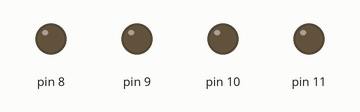
Recording of a sketch running on a simulated Arduino Uno, built with avr-gcc and run on an emulated ATmega328P. Shown: output pins drawn as LEDs (lit = HIGH).

Above: at 0.5 s.
At 2.5 s:
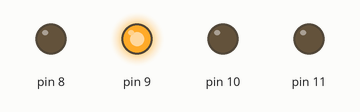
At 4.5 s:
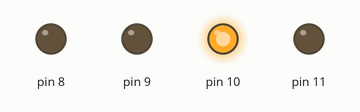
At 9.5 s:
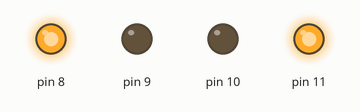
At 13.5 s:
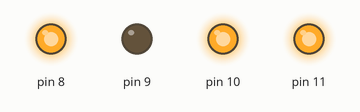
At 18.5 s:
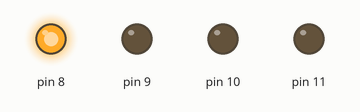
Timing chart, 0 to 19.6 s (numbered marks = the images above):
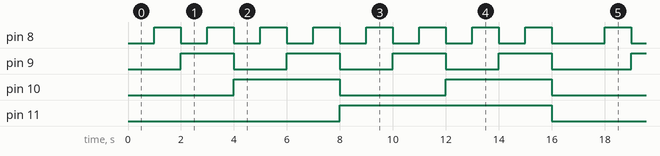

The sketch:

BinaryCounter.ino
```cpp
int del = 1000;
int count = 0;

void setup() {
  // put your setup code here, to run once:
  pinMode(8, OUTPUT);
  pinMode(9, OUTPUT);
  pinMode(10, OUTPUT);
  pinMode(11, OUTPUT);
}

void loop() {
  if((count/8)%2 == 0){
    digitalWrite(8, LOW);
    digitalWrite(9, LOW);
    digitalWrite(10, LOW);
    digitalWrite(11, LOW);
  }else if((count/8)%2 == 1){
    digitalWrite(11, HIGH);
  }

  if((count/4)%2 == 0){
    digitalWrite(10, LOW);
  } else if ((count/4)%2 == 1){
    digitalWrite(10, HIGH);
  }

  if((count/2)%2 == 0){
    digitalWrite(9, LOW);
  } else if ((count/2)%2 == 1){
    digitalWrite(9, HIGH);
  }

  if(count%2 == 0){
    digitalWrite(8, LOW);
  } else if (count%2 == 1){
    digitalWrite(8, HIGH);
  }

  delay(del);

  if(count < 16){
    count++;
  } else {
    count = 0;
  }
}
```

Measured:
- by itself, pin 8: repeats every 17.0 s: 7 × (LOW 1.0 s, HIGH 1.0 s), LOW 2.0 s, HIGH 1.0 s
- by itself, pin 9: repeats every 17.0 s: 3 × (LOW 2.0 s, HIGH 2.0 s), LOW 3.0 s, HIGH 2.0 s
- by itself, pin 10: LOW → HIGH at 4.0 s, → LOW 4.0 s later, → HIGH 4.0 s later, → LOW 4.0 s later, … (9 changes in this stretch)
- by itself, pin 11: alternates HIGH for 8.0 s and LOW for 9.0 s
